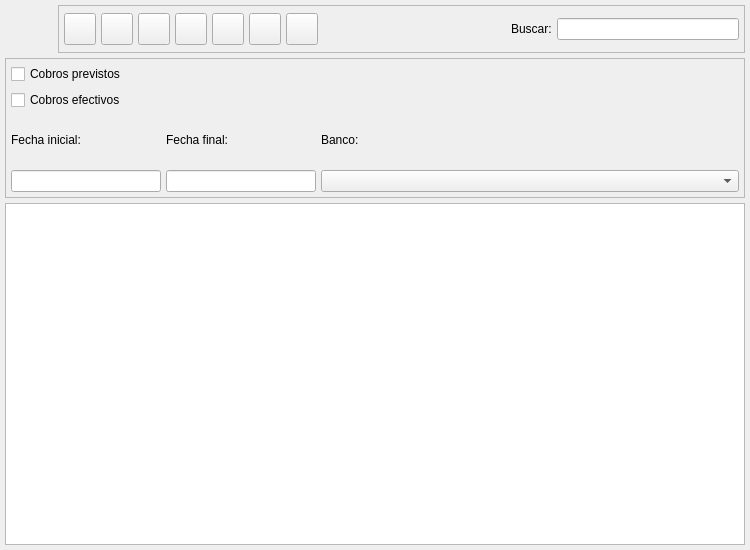
<?xml version="1.0" encoding="UTF-8"?>
<ui version="4.0">
 <author>Tomeu Borras Riera</author>
 <class>ActividadesListBase</class>
 <widget class="QWidget" name="ActividadesListBase">
  <property name="enabled">
   <bool>true</bool>
  </property>
  <property name="geometry">
   <rect>
    <x>0</x>
    <y>0</y>
    <width>750</width>
    <height>550</height>
   </rect>
  </property>
  <property name="windowTitle">
   <string>Actividades</string>
  </property>
  <property name="windowIcon">
   <iconset resource="../pluginbf_profesor/gestionaula.qrc">
    <normaloff>:/ImgGestionAula/icons/actividad.png</normaloff>:/ImgGestionAula/icons/actividad.png</iconset>
  </property>
  <layout class="QGridLayout">
   <property name="margin">
    <number>5</number>
   </property>
   <property name="spacing">
    <number>5</number>
   </property>
   <item row="1" column="0">
    <widget class="QFrame" name="m_busqueda">
     <property name="minimumSize">
      <size>
       <width>16</width>
       <height>140</height>
      </size>
     </property>
     <property name="frameShape">
      <enum>QFrame::StyledPanel</enum>
     </property>
     <property name="frameShadow">
      <enum>QFrame::Raised</enum>
     </property>
     <layout class="QGridLayout">
      <property name="margin">
       <number>5</number>
      </property>
      <property name="spacing">
       <number>5</number>
      </property>
      <item row="1" column="2">
       <widget class="QLabel" name="textLabel1_5">
        <property name="text">
         <string>Banco:</string>
        </property>
       </widget>
      </item>
      <item row="2" column="2">
       <widget class="BfBuscarBanco" name="mui_idbanco">
        <property name="sizePolicy">
         <sizepolicy hsizetype="Expanding" vsizetype="Fixed">
          <horstretch>0</horstretch>
          <verstretch>0</verstretch>
         </sizepolicy>
        </property>
        <property name="minimumSize">
         <size>
          <width>200</width>
          <height>21</height>
         </size>
        </property>
       </widget>
      </item>
      <item row="1" column="1">
       <widget class="QLabel" name="textLabel1_4_2">
        <property name="text">
         <string>Fecha final:</string>
        </property>
       </widget>
      </item>
      <item row="2" column="1">
       <widget class="BlDateSearch" name="m_fechafin">
        <property name="sizePolicy">
         <sizepolicy hsizetype="Fixed" vsizetype="Preferred">
          <horstretch>0</horstretch>
          <verstretch>0</verstretch>
         </sizepolicy>
        </property>
        <property name="minimumSize">
         <size>
          <width>150</width>
          <height>21</height>
         </size>
        </property>
       </widget>
      </item>
      <item row="1" column="0">
       <widget class="QLabel" name="textLabel1_4">
        <property name="text">
         <string>Fecha inicial:</string>
        </property>
       </widget>
      </item>
      <item row="2" column="0">
       <widget class="BlDateSearch" name="m_fechain">
        <property name="sizePolicy">
         <sizepolicy hsizetype="Fixed" vsizetype="Preferred">
          <horstretch>0</horstretch>
          <verstretch>0</verstretch>
         </sizepolicy>
        </property>
        <property name="minimumSize">
         <size>
          <width>150</width>
          <height>21</height>
         </size>
        </property>
       </widget>
      </item>
      <item row="0" column="0" colspan="3">
       <layout class="QHBoxLayout">
        <property name="spacing">
         <number>5</number>
        </property>
        <property name="margin">
         <number>0</number>
        </property>
        <item>
         <layout class="QVBoxLayout">
          <property name="spacing">
           <number>6</number>
          </property>
          <property name="margin">
           <number>0</number>
          </property>
          <item>
           <widget class="QCheckBox" name="mui_previsiones">
            <property name="text">
             <string>Cobros previstos</string>
            </property>
           </widget>
          </item>
          <item>
           <widget class="QCheckBox" name="mui_efectivos">
            <property name="text">
             <string>Cobros efectivos</string>
            </property>
           </widget>
          </item>
         </layout>
        </item>
       </layout>
      </item>
     </layout>
    </widget>
   </item>
   <item row="2" column="0">
    <widget class="ActividadesListSubForm" name="mui_list"/>
   </item>
   <item row="0" column="0">
    <layout class="QHBoxLayout">
     <property name="spacing">
      <number>5</number>
     </property>
     <property name="margin">
      <number>0</number>
     </property>
     <item>
      <widget class="QLabel" name="label">
       <property name="minimumSize">
        <size>
         <width>48</width>
         <height>48</height>
        </size>
       </property>
       <property name="maximumSize">
        <size>
         <width>48</width>
         <height>48</height>
        </size>
       </property>
       <property name="text">
        <string/>
       </property>
       <property name="pixmap">
        <pixmap resource="../pluginbf_profesor/gestionaula.qrc">:/ImgGestionAula/icons/actividad.png</pixmap>
       </property>
       <property name="scaledContents">
        <bool>true</bool>
       </property>
      </widget>
     </item>
     <item>
      <widget class="QFrame" name="m_botonera">
       <property name="frameShape">
        <enum>QFrame::StyledPanel</enum>
       </property>
       <property name="frameShadow">
        <enum>QFrame::Raised</enum>
       </property>
       <layout class="QHBoxLayout">
        <property name="spacing">
         <number>5</number>
        </property>
        <property name="margin">
         <number>5</number>
        </property>
        <item>
         <widget class="QToolButton" name="mui_crear">
          <property name="minimumSize">
           <size>
            <width>32</width>
            <height>32</height>
           </size>
          </property>
          <property name="maximumSize">
           <size>
            <width>32</width>
            <height>32</height>
           </size>
          </property>
          <property name="toolTip">
           <string>Nuevo Actividad</string>
          </property>
          <property name="whatsThis">
           <string>Nuevo Actividad</string>
          </property>
          <property name="text">
           <string/>
          </property>
          <property name="icon">
           <iconset resource="../../../bulmages.qrc">
            <normaloff>:/Images/document-new.svg</normaloff>:/Images/document-new.svg</iconset>
          </property>
          <property name="iconSize">
           <size>
            <width>32</width>
            <height>32</height>
           </size>
          </property>
          <property name="shortcut">
           <string>Ctrl+N</string>
          </property>
         </widget>
        </item>
        <item>
         <widget class="QToolButton" name="mui_editar">
          <property name="minimumSize">
           <size>
            <width>32</width>
            <height>32</height>
           </size>
          </property>
          <property name="maximumSize">
           <size>
            <width>32</width>
            <height>32</height>
           </size>
          </property>
          <property name="toolTip">
           <string>Editar Actividad</string>
          </property>
          <property name="whatsThis">
           <string>Editar Actividad</string>
          </property>
          <property name="text">
           <string/>
          </property>
          <property name="icon">
           <iconset resource="../../../bulmages.qrc">
            <normaloff>:/Images/document-open.svg</normaloff>:/Images/document-open.svg</iconset>
          </property>
          <property name="iconSize">
           <size>
            <width>32</width>
            <height>32</height>
           </size>
          </property>
          <property name="shortcut">
           <string>Ctrl+E</string>
          </property>
         </widget>
        </item>
        <item>
         <widget class="QToolButton" name="mui_borrar">
          <property name="minimumSize">
           <size>
            <width>32</width>
            <height>32</height>
           </size>
          </property>
          <property name="maximumSize">
           <size>
            <width>32</width>
            <height>32</height>
           </size>
          </property>
          <property name="toolTip">
           <string>Borrar Actividad</string>
          </property>
          <property name="whatsThis">
           <string>Borrar Actividad</string>
          </property>
          <property name="text">
           <string/>
          </property>
          <property name="icon">
           <iconset resource="../../../bulmages.qrc">
            <normaloff>:/Images/edit-delete.svg</normaloff>:/Images/edit-delete.svg</iconset>
          </property>
          <property name="iconSize">
           <size>
            <width>32</width>
            <height>32</height>
           </size>
          </property>
          <property name="shortcut">
           <string>Ctrl+D</string>
          </property>
         </widget>
        </item>
        <item>
         <widget class="QToolButton" name="mui_imprimir">
          <property name="minimumSize">
           <size>
            <width>32</width>
            <height>32</height>
           </size>
          </property>
          <property name="maximumSize">
           <size>
            <width>32</width>
            <height>32</height>
           </size>
          </property>
          <property name="toolTip">
           <string>Imprimir listado</string>
          </property>
          <property name="whatsThis">
           <string>Imprimir listado</string>
          </property>
          <property name="text">
           <string/>
          </property>
          <property name="icon">
           <iconset resource="../../../bulmages.qrc">
            <normaloff>:/Images/document-print.svg</normaloff>:/Images/document-print.svg</iconset>
          </property>
          <property name="iconSize">
           <size>
            <width>32</width>
            <height>32</height>
           </size>
          </property>
          <property name="shortcut">
           <string>Ctrl+P</string>
          </property>
         </widget>
        </item>
        <item>
         <widget class="QToolButton" name="mui_filtrar">
          <property name="minimumSize">
           <size>
            <width>32</width>
            <height>32</height>
           </size>
          </property>
          <property name="maximumSize">
           <size>
            <width>32</width>
            <height>32</height>
           </size>
          </property>
          <property name="toolTip">
           <string>Filtrar Actividades</string>
          </property>
          <property name="whatsThis">
           <string>Filtrar Actividades</string>
          </property>
          <property name="text">
           <string/>
          </property>
          <property name="icon">
           <iconset resource="../../../bulmages.qrc">
            <normaloff>:/Images/edit-find.svg</normaloff>:/Images/edit-find.svg</iconset>
          </property>
          <property name="iconSize">
           <size>
            <width>32</width>
            <height>32</height>
           </size>
          </property>
          <property name="shortcut">
           <string>Ctrl+F</string>
          </property>
          <property name="checkable">
           <bool>true</bool>
          </property>
         </widget>
        </item>
        <item>
         <widget class="QToolButton" name="mui_configurar">
          <property name="minimumSize">
           <size>
            <width>32</width>
            <height>32</height>
           </size>
          </property>
          <property name="maximumSize">
           <size>
            <width>32</width>
            <height>32</height>
           </size>
          </property>
          <property name="toolTip">
           <string>Configurar listado</string>
          </property>
          <property name="whatsThis">
           <string>Configurar listado</string>
          </property>
          <property name="text">
           <string/>
          </property>
          <property name="icon">
           <iconset resource="../../../bulmages.qrc">
            <normaloff>:/Images/document-properties.svg</normaloff>:/Images/document-properties.svg</iconset>
          </property>
          <property name="iconSize">
           <size>
            <width>32</width>
            <height>32</height>
           </size>
          </property>
          <property name="shortcut">
           <string>Ctrl+B</string>
          </property>
          <property name="checkable">
           <bool>true</bool>
          </property>
         </widget>
        </item>
        <item>
         <widget class="QToolButton" name="mui_actualizar">
          <property name="minimumSize">
           <size>
            <width>32</width>
            <height>32</height>
           </size>
          </property>
          <property name="maximumSize">
           <size>
            <width>32</width>
            <height>32</height>
           </size>
          </property>
          <property name="toolTip">
           <string>Actualizar listado</string>
          </property>
          <property name="whatsThis">
           <string>Actualizar listado</string>
          </property>
          <property name="text">
           <string/>
          </property>
          <property name="icon">
           <iconset resource="../../../bulmages.qrc">
            <normaloff>:/Images/view-refresh.svg</normaloff>:/Images/view-refresh.svg</iconset>
          </property>
          <property name="iconSize">
           <size>
            <width>32</width>
            <height>32</height>
           </size>
          </property>
          <property name="shortcut">
           <string>F5</string>
          </property>
         </widget>
        </item>
        <item>
         <widget class="QFrame" name="mui_plugbotones">
          <property name="sizePolicy">
           <sizepolicy hsizetype="Minimum" vsizetype="Preferred">
            <horstretch>0</horstretch>
            <verstretch>0</verstretch>
           </sizepolicy>
          </property>
          <property name="frameShape">
           <enum>QFrame::NoFrame</enum>
          </property>
          <property name="frameShadow">
           <enum>QFrame::Plain</enum>
          </property>
          <property name="lineWidth">
           <number>0</number>
          </property>
         </widget>
        </item>
        <item>
         <spacer>
          <property name="orientation">
           <enum>Qt::Horizontal</enum>
          </property>
          <property name="sizeHint" stdset="0">
           <size>
            <width>51</width>
            <height>34</height>
           </size>
          </property>
         </spacer>
        </item>
        <item>
         <widget class="QLabel" name="textLabel1">
          <property name="text">
           <string>Buscar:</string>
          </property>
         </widget>
        </item>
        <item>
         <widget class="QLineEdit" name="m_filtro">
          <property name="minimumSize">
           <size>
            <width>150</width>
            <height>0</height>
           </size>
          </property>
         </widget>
        </item>
       </layout>
      </widget>
     </item>
    </layout>
   </item>
  </layout>
 </widget>
 <layoutdefault spacing="3" margin="5"/>
 <customwidgets>
  <customwidget>
   <class>BlDateSearch</class>
   <extends>QLineEdit</extends>
   <header>bldatesearch.h</header>
  </customwidget>
  <customwidget>
   <class>BfBuscarBanco</class>
   <extends>QComboBox</extends>
   <header>bfbuscarbanco.h</header>
  </customwidget>
  <customwidget>
   <class>ActividadesListSubForm</class>
   <extends>QTableWidget</extends>
   <header>actividadeslist.h</header>
  </customwidget>
 </customwidgets>
 <resources>
  <include location="../../../bulmages.qrc"/>
  <include location="../pluginbf_profesor/gestionaula.qrc"/>
  <include location="gestionaula.qrc"/>
 </resources>
 <connections>
  <connection>
   <sender>mui_filtrar</sender>
   <signal>toggled(bool)</signal>
   <receiver>m_busqueda</receiver>
   <slot>setShown(bool)</slot>
   <hints>
    <hint type="sourcelabel">
     <x>241</x>
     <y>39</y>
    </hint>
    <hint type="destinationlabel">
     <x>228</x>
     <y>69</y>
    </hint>
   </hints>
  </connection>
 </connections>
</ui>
